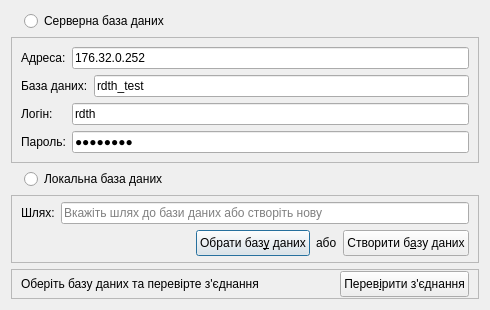
<?xml version="1.0" encoding="UTF-8"?>
<ui version="4.0">
 <class>SelectDatabase</class>
 <widget class="QDialog" name="SelectDatabase">
  <property name="geometry">
   <rect>
    <x>0</x>
    <y>0</y>
    <width>490</width>
    <height>310</height>
   </rect>
  </property>
  <property name="minimumSize">
   <size>
    <width>0</width>
    <height>310</height>
   </size>
  </property>
  <property name="maximumSize">
   <size>
    <width>16777215</width>
    <height>310</height>
   </size>
  </property>
  <property name="windowTitle">
   <string>Налаштування бази даних</string>
  </property>
  <layout class="QGridLayout" name="gridLayout_4">
   <item row="0" column="0">
    <layout class="QVBoxLayout" name="verticalLayout">
     <item>
      <layout class="QHBoxLayout" name="horizontalLayout_4" stretch="0,1">
       <item>
        <widget class="QLabel" name="label_5">
         <property name="sizePolicy">
          <sizepolicy hsizetype="Preferred" vsizetype="Fixed">
           <horstretch>0</horstretch>
           <verstretch>0</verstretch>
          </sizepolicy>
         </property>
         <property name="text">
          <string/>
         </property>
        </widget>
       </item>
       <item>
        <widget class="QRadioButton" name="rbServer">
         <property name="sizePolicy">
          <sizepolicy hsizetype="Minimum" vsizetype="Fixed">
           <horstretch>0</horstretch>
           <verstretch>0</verstretch>
          </sizepolicy>
         </property>
         <property name="text">
          <string>Серверна база даних</string>
         </property>
        </widget>
       </item>
      </layout>
     </item>
     <item>
      <widget class="QFrame" name="frame">
       <property name="sizePolicy">
        <sizepolicy hsizetype="Preferred" vsizetype="Fixed">
         <horstretch>0</horstretch>
         <verstretch>0</verstretch>
        </sizepolicy>
       </property>
       <property name="frameShape">
        <enum>QFrame::StyledPanel</enum>
       </property>
       <property name="frameShadow">
        <enum>QFrame::Sunken</enum>
       </property>
       <layout class="QGridLayout" name="gridLayout">
        <item row="0" column="0">
         <widget class="QLabel" name="label">
          <property name="sizePolicy">
           <sizepolicy hsizetype="Preferred" vsizetype="Fixed">
            <horstretch>0</horstretch>
            <verstretch>0</verstretch>
           </sizepolicy>
          </property>
          <property name="text">
           <string>Адреса:</string>
          </property>
         </widget>
        </item>
        <item row="0" column="1" colspan="2">
         <widget class="QLineEdit" name="ip">
          <property name="sizePolicy">
           <sizepolicy hsizetype="Expanding" vsizetype="Fixed">
            <horstretch>0</horstretch>
            <verstretch>0</verstretch>
           </sizepolicy>
          </property>
          <property name="text">
           <string>176.32.0.252</string>
          </property>
          <property name="placeholderText">
           <string>Вкажіть ip-адресу сервера</string>
          </property>
         </widget>
        </item>
        <item row="1" column="0" colspan="2">
         <widget class="QLabel" name="label_7">
          <property name="text">
           <string>База даних:</string>
          </property>
         </widget>
        </item>
        <item row="1" column="2">
         <widget class="QLineEdit" name="dbName">
          <property name="text">
           <string>rdth_test</string>
          </property>
          <property name="placeholderText">
           <string>Вкажіть назву бази даних</string>
          </property>
         </widget>
        </item>
        <item row="2" column="0">
         <widget class="QLabel" name="label_2">
          <property name="sizePolicy">
           <sizepolicy hsizetype="Preferred" vsizetype="Fixed">
            <horstretch>0</horstretch>
            <verstretch>0</verstretch>
           </sizepolicy>
          </property>
          <property name="text">
           <string>Логін:</string>
          </property>
         </widget>
        </item>
        <item row="2" column="1" colspan="2">
         <widget class="QLineEdit" name="login">
          <property name="sizePolicy">
           <sizepolicy hsizetype="Expanding" vsizetype="Fixed">
            <horstretch>0</horstretch>
            <verstretch>0</verstretch>
           </sizepolicy>
          </property>
          <property name="text">
           <string>rdth</string>
          </property>
          <property name="placeholderText">
           <string>Введіть логін</string>
          </property>
         </widget>
        </item>
        <item row="3" column="0">
         <widget class="QLabel" name="label_3">
          <property name="sizePolicy">
           <sizepolicy hsizetype="Preferred" vsizetype="Fixed">
            <horstretch>0</horstretch>
            <verstretch>0</verstretch>
           </sizepolicy>
          </property>
          <property name="text">
           <string>Пароль:</string>
          </property>
         </widget>
        </item>
        <item row="3" column="1" colspan="2">
         <widget class="QLineEdit" name="passwd">
          <property name="sizePolicy">
           <sizepolicy hsizetype="Expanding" vsizetype="Fixed">
            <horstretch>0</horstretch>
            <verstretch>0</verstretch>
           </sizepolicy>
          </property>
          <property name="text">
           <string>rdthpass</string>
          </property>
          <property name="echoMode">
           <enum>QLineEdit::Password</enum>
          </property>
          <property name="placeholderText">
           <string>Введіть пароль</string>
          </property>
         </widget>
        </item>
       </layout>
      </widget>
     </item>
    </layout>
   </item>
   <item row="1" column="0">
    <layout class="QVBoxLayout" name="verticalLayout_2">
     <item>
      <layout class="QHBoxLayout" name="horizontalLayout_5" stretch="0,1">
       <item>
        <widget class="QLabel" name="label_6">
         <property name="sizePolicy">
          <sizepolicy hsizetype="Preferred" vsizetype="Fixed">
           <horstretch>0</horstretch>
           <verstretch>0</verstretch>
          </sizepolicy>
         </property>
         <property name="text">
          <string/>
         </property>
        </widget>
       </item>
       <item>
        <widget class="QRadioButton" name="rbLocal">
         <property name="sizePolicy">
          <sizepolicy hsizetype="Minimum" vsizetype="Fixed">
           <horstretch>0</horstretch>
           <verstretch>0</verstretch>
          </sizepolicy>
         </property>
         <property name="text">
          <string>Локальна база даних</string>
         </property>
        </widget>
       </item>
      </layout>
     </item>
     <item>
      <widget class="QFrame" name="frame_2">
       <property name="enabled">
        <bool>true</bool>
       </property>
       <property name="sizePolicy">
        <sizepolicy hsizetype="Preferred" vsizetype="Fixed">
         <horstretch>0</horstretch>
         <verstretch>0</verstretch>
        </sizepolicy>
       </property>
       <property name="frameShape">
        <enum>QFrame::StyledPanel</enum>
       </property>
       <property name="frameShadow">
        <enum>QFrame::Sunken</enum>
       </property>
       <layout class="QGridLayout" name="gridLayout_2">
        <property name="topMargin">
         <number>6</number>
        </property>
        <property name="bottomMargin">
         <number>6</number>
        </property>
        <item row="0" column="0">
         <layout class="QHBoxLayout" name="horizontalLayout">
          <item>
           <widget class="QLabel" name="label_4">
            <property name="text">
             <string>Шлях:</string>
            </property>
           </widget>
          </item>
          <item>
           <widget class="QLineEdit" name="path">
            <property name="readOnly">
             <bool>true</bool>
            </property>
            <property name="placeholderText">
             <string>Вкажіть шлях до бази даних або створіть нову</string>
            </property>
           </widget>
          </item>
         </layout>
        </item>
        <item row="1" column="0">
         <layout class="QHBoxLayout" name="horizontalLayout_2">
          <item>
           <spacer name="horizontalSpacer">
            <property name="orientation">
             <enum>Qt::Horizontal</enum>
            </property>
            <property name="sizeHint" stdset="0">
             <size>
              <width>124</width>
              <height>20</height>
             </size>
            </property>
           </spacer>
          </item>
          <item>
           <widget class="QPushButton" name="chooseDB">
            <property name="minimumSize">
             <size>
              <width>0</width>
              <height>26</height>
             </size>
            </property>
            <property name="text">
             <string>Обрати баз&amp;у даних</string>
            </property>
           </widget>
          </item>
          <item>
           <widget class="QLabel" name="label_8">
            <property name="text">
             <string>або</string>
            </property>
           </widget>
          </item>
          <item>
           <widget class="QPushButton" name="createDB">
            <property name="minimumSize">
             <size>
              <width>126</width>
              <height>26</height>
             </size>
            </property>
            <property name="text">
             <string>Створити б&amp;азу даних</string>
            </property>
           </widget>
          </item>
         </layout>
        </item>
       </layout>
      </widget>
     </item>
    </layout>
   </item>
   <item row="2" column="0">
    <widget class="QFrame" name="frame_3">
     <property name="frameShape">
      <enum>QFrame::StyledPanel</enum>
     </property>
     <property name="frameShadow">
      <enum>QFrame::Sunken</enum>
     </property>
     <layout class="QGridLayout" name="gridLayout_3" columnstretch="1,0">
      <property name="topMargin">
       <number>1</number>
      </property>
      <property name="bottomMargin">
       <number>1</number>
      </property>
      <item row="0" column="0">
       <widget class="QLabel" name="lblStatus">
        <property name="text">
         <string>Оберіть базу даних та перевірте з'єднання</string>
        </property>
       </widget>
      </item>
      <item row="0" column="1">
       <widget class="QPushButton" name="checkConnection">
        <property name="minimumSize">
         <size>
          <width>126</width>
          <height>26</height>
         </size>
        </property>
        <property name="text">
         <string>Перев&amp;ірити з'єднання</string>
        </property>
       </widget>
      </item>
     </layout>
    </widget>
   </item>
  </layout>
 </widget>
 <resources/>
 <connections/>
</ui>
